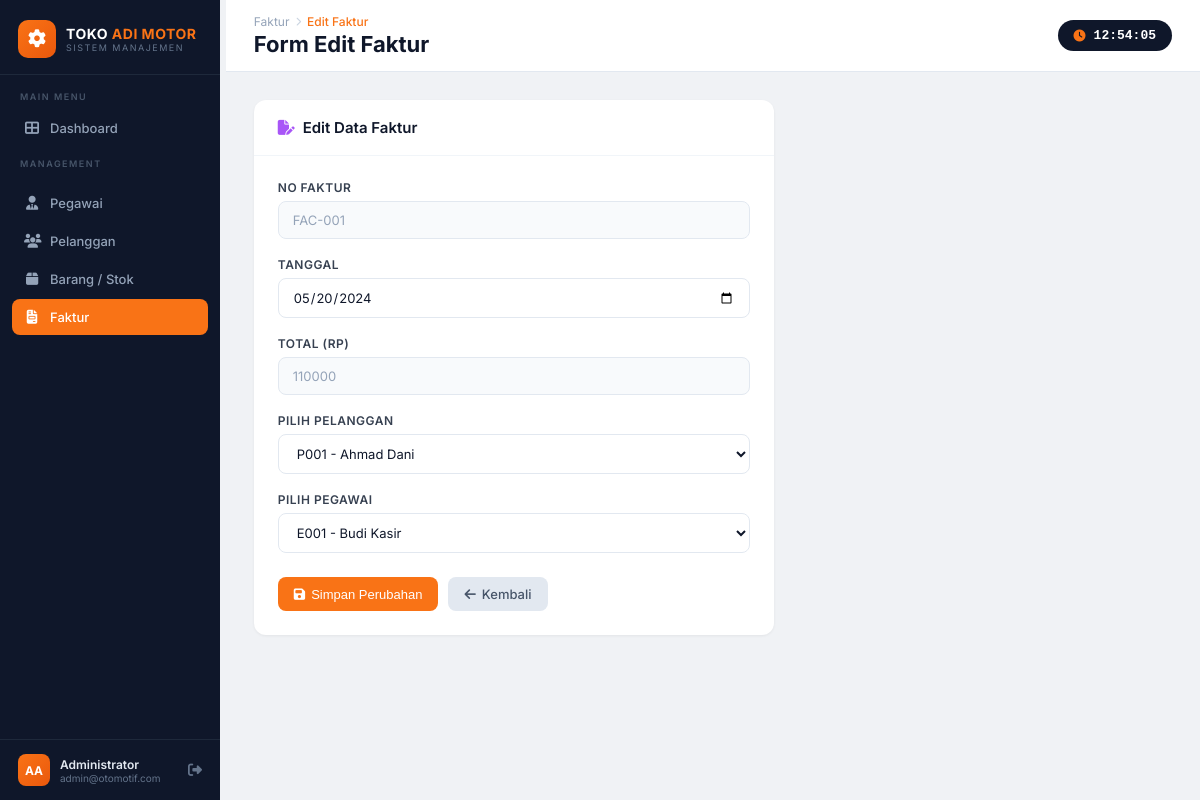
Screenshot of /faktur/fakturubah.php?NoFaktur=FAC-001 with the database file from the repository.
### tables this page shows
CREATE TABLE `faktur` (
  `NoFaktur` varchar(15) NOT NULL,
  `Tanggal` date NOT NULL,
  `Total` int(11) NOT NULL,
  `IDPELANGGAN` varchar(10) DEFAULT NULL,
  `IDPEGAWAI` varchar(10) DEFAULT NULL
);

### faktur/fakturubah.php (the view, shortened to what this page needs)
<?php
include '../config/koneksi.php';
if (isset($_GET['NoFaktur'])) {
    $no    = $_GET['NoFaktur'];
    $query = mysqli_query($conn, "SELECT * FROM faktur WHERE NoFaktur = '$no'");
    $data  = mysqli_fetch_array($query);
} else {
    header("location:fakturlihat.php"); exit;
}
?>
<?php include '../config/sidebar.php'; ?>
<div class="topbar">
    <div>
        <div class="topbar-breadcrumb">
            <span class="bc-app">Faktur</span>
            <span class="bc-sep"><i class="fas fa-chevron-right" style="font-size:9px"></i></span>
            <span class="bc-current">Edit Faktur</span>
        </div>
        <div class="topbar-title">Form Edit Faktur</div>
    </div>
    <div class="topbar-clock"><i class="fas fa-clock"></i><span id="live-clock">00:00:00</span></div>
</div>
<div class="page-body">
    <div class="card" style="max-width:520px;">
        <div class="card-header">
            <span class="card-title"><i class="fas fa-file-pen" style="color:#a855f7;margin-right:8px;"></i>Edit Data Faktur</span>
        </div>
        <div style="padding:24px;">
            <form action="" method="post">
                <div class="form-group">
                    <label class="form-label">No Faktur</label>
                    <input type="text" class="form-control" value="<?php echo $data['NoFaktur']; ?>" readonly style="background:#f8fafc;color:#94a3b8;">
                </div>
                <div class="form-group">
                    <label class="form-label">Tanggal</label>
                    <input type="date" name="Tanggal" class="form-control" value="<?php echo $data['Tanggal']; ?>">
                </div>
                <div class="form-group">
                    <label class="form-label">Total (Rp)</label>
                    <input type="number" name="Total" class="form-control" value="<?php echo $data['Total']; ?>" readonly style="background:#f8fafc;color:#94a3b8;">
                </div>
                <div class="form-group">
                    <label class="form-label">Pilih Pelanggan</label>
                    <select name="IDPELANGGAN" class="form-control" required>
                        <?php
                        $qPelanggan = mysqli_query($conn, "SELECT idpelanggan, namapelanggan FROM pelanggan ORDER BY namapelanggan ASC");
                        while($p = mysqli_fetch_array($qPelanggan)){
                            $sel = ($p['idpelanggan'] == $data['IDPELANGGAN']) ? "selected" : "";
                            echo "<option value='".$p['idpelanggan']."' $sel>".$p['idpelanggan']." - ".$p['namapelanggan']."</option>";
                        }
                        ?>
                    </select>
                </div>
                <div class="form-group">
                    <label class="form-label">Pilih Pegawai</label>
                    <select name="IDPEGAWAI" class="form-control" required>
                        <?php
                        $qPegawai = mysqli_query($conn, "SELECT idpegawai, NamaPegawai FROM pegawai ORDER BY NamaPegawai ASC");
                        while($pg = mysqli_fetch_array($qPegawai)){
                            $sel = ($pg['idpegawai'] == $data['IDPEGAWAI']) ? "selected" : "";
                            echo "<option value='".$pg['idpegawai']."' $sel>".$pg['idpegawai']." - ".$pg['NamaPegawai']."</option>";
                        }
                        ?>
                    </select>
                </div>
                <div class="form-actions">
                    <button type="submit" name="proses" class="btn btn-primary"><i class="fas fa-save"></i> Simpan Perubahan</button>
                    <a href="fakturlihat.php" class="btn btn-secondary"><i class="fas fa-arrow-left"></i> Kembali</a>
                </div>
            </form>
        </div>
    </div>
</div>
</div>
</body>
</html>

### config/sidebar.php (style rules this page uses)
* { margin: 0; padding: 0; box-sizing: border-box; }
body { font-family: 'Inter', sans-serif; background: #f0f2f5; display: flex; min-height: 100vh; color: #333; }
.topbar { background: #fff; padding: 14px 28px; display: flex; align-items: center; justify-content: space-between; border-bottom: 1px solid #e2e8f0; position: sticky; top: 0; z-index: 50; }
.topbar-breadcrumb { display: flex; align-items: center; gap: 6px; }
.topbar-breadcrumb .bc-app { color: #94a3b8; font-size: 12px; }
.topbar-breadcrumb .bc-sep { color: #cbd5e1; font-size: 12px; }
.topbar-breadcrumb .bc-current { color: #f97316; font-size: 12px; font-weight: 500; }
.topbar-title { font-size: 22px; font-weight: 700; color: #0f172a; margin-top: 2px; }
.topbar-clock { background: #0f172a; color: #fff; padding: 8px 16px; border-radius: 20px; font-size: 13px; font-weight: 600; font-family: monospace; display: flex; align-items: center; gap: 8px; }
.topbar-clock i { color: #f97316; font-size: 12px; }
.page-body { padding: 28px; flex: 1; }
.card { background: #fff; border-radius: 12px; box-shadow: 0 1px 3px rgba(0,0,0,.06); overflow: hidden; }
.card-header { padding: 18px 24px; border-bottom: 1px solid #f1f5f9; display: flex; align-items: center; justify-content: space-between; }
.card-title { font-size: 15px; font-weight: 600; color: #0f172a; }
.btn { display: inline-flex; align-items: center; gap: 6px; padding: 9px 16px; border-radius: 8px; font-size: 13px; font-weight: 500; text-decoration: none; border: none; cursor: pointer; transition: all 0.2s; }
.btn-primary { background: #f97316; color: #fff; }
.btn-secondary { background: #e2e8f0; color: #475569; }
.form-group { margin-bottom: 18px; }
.form-label { display: block; font-size: 12px; font-weight: 600; color: #374151; margin-bottom: 6px; text-transform: uppercase; letter-spacing: 0.5px; }
.form-control { width: 100%; padding: 10px 14px; border: 1.5px solid #e2e8f0; border-radius: 8px; font-size: 13px; color: #0f172a; font-family: 'Inter', sans-serif; transition: border-color 0.2s, box-shadow 0.2s; background: #fff; }
.form-actions { display: flex; gap: 10px; margin-top: 24px; }

### rows the page displays
faktur: NoFaktur "FAC-001", Tanggal "05/20/2024", Total "110000"

### other values shown
form field IDPELANGGAN "P001 - Ahmad Dani"
form field IDPEGAWAI "E001 - Budi Kasir"
